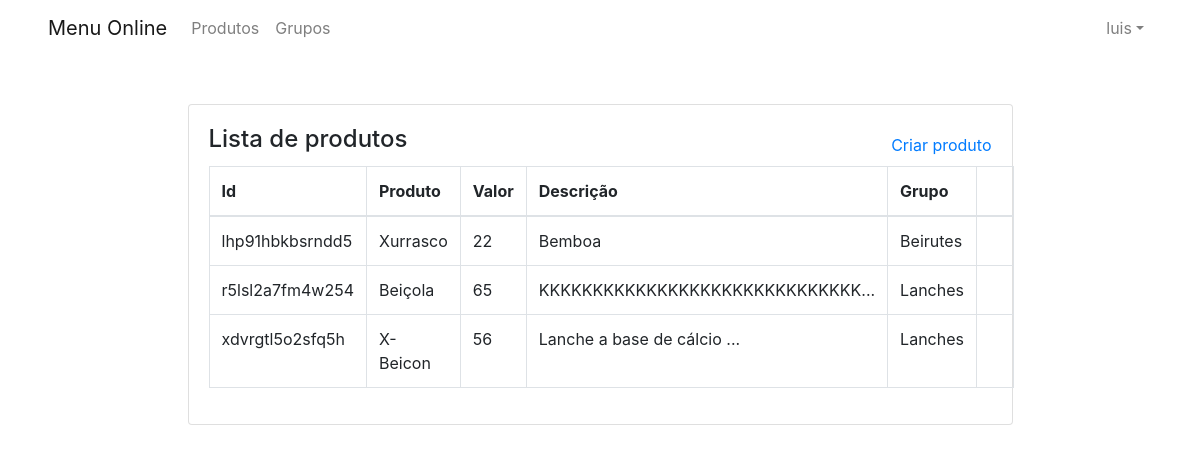
/admin/products.php (signed in), run on the app's committed database.
### tables this page shows
CREATE TABLE `users` (
  `id` int(11) NOT NULL,
  `username` varchar(50) NOT NULL,
  `password` varchar(255) NOT NULL,
  `created_at` datetime DEFAULT current_timestamp()
);

CREATE TABLE `products` (
  `product_id` varchar(255) NOT NULL,
  `product_name` varchar(255) NOT NULL,
  `product_description` varchar(255) DEFAULT NULL,
  `product_price` int(11) DEFAULT NULL,
  `product_image` text DEFAULT NULL,
  `id_group` varchar(255) NOT NULL,
  `update_at` timestamp NOT NULL DEFAULT current_timestamp() ON UPDATE current_timestamp(),
  `created_at` timestamp NOT NULL DEFAULT current_timestamp()
);

CREATE TABLE `groups` (
  `group_id` varchar(255) NOT NULL,
  `group_name` varchar(255) NOT NULL,
  `update_at` timestamp NOT NULL DEFAULT current_timestamp() ON UPDATE current_timestamp(),
  `created_at` timestamp NOT NULL DEFAULT current_timestamp()
);

### inc/config.php (called while the page is built, shortened)
<?php
require_once "database.php";
$config = new stdClass();
$config->path = "menu-online";
$config->urlLocal = "http://" . $_SERVER["HTTP_HOST"] . "/" . $config->path;

### inc/database.php (called while the page is built, shortened)
<?php
    class Connection {
         private $host = "localhost";
         private $database = "malbec";
         private $username = "root";
         private $password = "";
         public function __construct(){
               try{
                    $this->conn = new PDO( "mysql:host=".$this->host.";dbname=".$this->database,$this->username,$this->password);
                }catch(PDOException $e){
                     echo "ERRO: ".$e->getMessage();
                }
         }
    }
?>

### inc/controller/session.php (called while the page is built, shortened)
<?php
    if(isset($_SESSION['uid']) != ""){
        $pdo = new Connection();
        $st = $pdo->conn->prepare("SELECT * FROM users WHERE id=:id");
        $st->bindValue(":id", $_SESSION['uid']);
        $st->execute();
        $strow=$st->fetch();
    }

### inc/model/product.php (called while the page is built, shortened)
<?php
class Product
{
	public function getAllProducts()
	{
		$pdo = new Connection();
		$st = $pdo->conn->prepare("SELECT * FROM products p  LEFT OUTER JOIN groups g ON p.id_group = g.group_id ORDER BY p.created_at DESC");
		$st->execute();
		return $st;
	}
}

### admin/products.php (the view, shortened to what this page needs)
<?php
require_once '../inc/config.php';
require_once '../inc/controller/session.php';
require_once '../inc/model/product.php';
$product = new Product();
$products = $product->getAllProducts();
$product_count = $products->rowCount();
$product_all = $products->fetchAll();
require_once "../inc/views/header.php";
require_once "../inc/views/navbar.php";
?>
<div class="container mt-5">
    <div class="row justify-content-center">
        <div class="col-md-9">
            <div class="card">
                <div class="card-body">
                    <div class="d-flex justify-content-between align-items-center">
                        <h4 class="card-title">Lista de produtos</h4>
                        <a href="create_product.php">Criar produto</a>
                    </div>
                    <?php if ($product_count > 0) { ?>
                        <table class="table table-bordered">
                            <thead>
                                <tr>
                                    <th>Id</th>
                                    <th>Produto</th>
                                    <th>Valor</th>
                                    <th>Descrição</th>
                                    <th>Grupo</th>
                                    <th></th>
                                </tr>
                            </thead>
                            <tbody>
                                <?php foreach ($product_all as $product_row) {
                                    $name = $product_row['product_description'];
                                    $description = strlen($name) > 30 ? substr($name,0,30). "..." : $name;
                                    ?>
                                    <tr>
                                        <td><?php echo $product_row['product_id']; ?></td>
                                        <td><?php echo $product_row['product_name']; ?></td>
                                        <td><?php echo $product_row['product_price']; ?></td>
                                        <td><?php echo $product_row['product_description'] == null ? "Não ha descrição" : $description; ?></td>
                                        <td><?php echo $product_row['group_name']; ?></td>
                                        <td class="text-center">
                                            <div class="dropdown">
                                                <i class="fas fa-ellipsis-v" id="dropdownMenuButton" data-toggle="dropdown"></i>
                                            </div>
                                        </td>
                                    </tr>
                                <?php } ?>
                            </tbody>
                        </table>
                    <?php } else { ?>
                        Nenhum produto encontrado
                    <?php } ?>
                </div>
            </div>
        </div>
    </div>
</div>
<?php require_once "../inc/views/footer.php"; ?>

### inc/views/navbar.php (shortened to what this page needs)
<?php
require_once '../inc/config.php';
require_once '../inc/controller/session.php';
?>
<header>
    <nav class="navbar navbar-expand-lg navbar-main navbar-light px-5 d-flex align-items-center">
        <a class="navbar-brand" href="<?php echo $config->urlLocal; ?>/">
            <span class="logo-text">Menu Online</span>
        </a>
        <div class="collapse navbar-collapse">
            <ul class="navbar-nav mr-auto">
                <li class="nav-item">
                    <a class="nav-link" href="<?php echo $config->urlLocal; ?>/admin/products.php">Produtos</a>
                </li>
                <li class="nav-item">
                    <a class="nav-link" href="<?php echo $config->urlLocal; ?>/admin/groups.php">Grupos</a>
                </li>
            </ul>
            <ul class="navbar-nav ml-auto ">
                <li class="nav-item dropdown">
                    <a class="nav-link dropdown-toggle" data-toggle="dropdown" role="button" href="#"><?php echo $strow["username"]; ?></a>
                </li>
            </ul>
        </div>
    </nav>
</header>

### assets/css/styles.css (style rules this page uses)
* { margin: 0; padding: 0; }
html, body { height: 100%; }
body { background-color: #fff; }

### data on the page
users: username "luis"
products: product_id "lhp91hbkbsrndd5", product_name "Xurrasco", product_price "22", product_description "Bemboa", id_group.group_name "Beirutes"
products: product_id "r5lsl2a7fm4w254", product_name "Beiçola", product_price "65", product_description "KKKKKKKKKKKKKKKKKKKKKKKKKKKKKK...", id_group.group_name "Lanches"
products: product_id "xdvrgtl5o2sfq5h", product_name "X-Beicon", product_price "56", product_description "Lanche a base de cálcio ...", id_group.group_name "Lanches"
